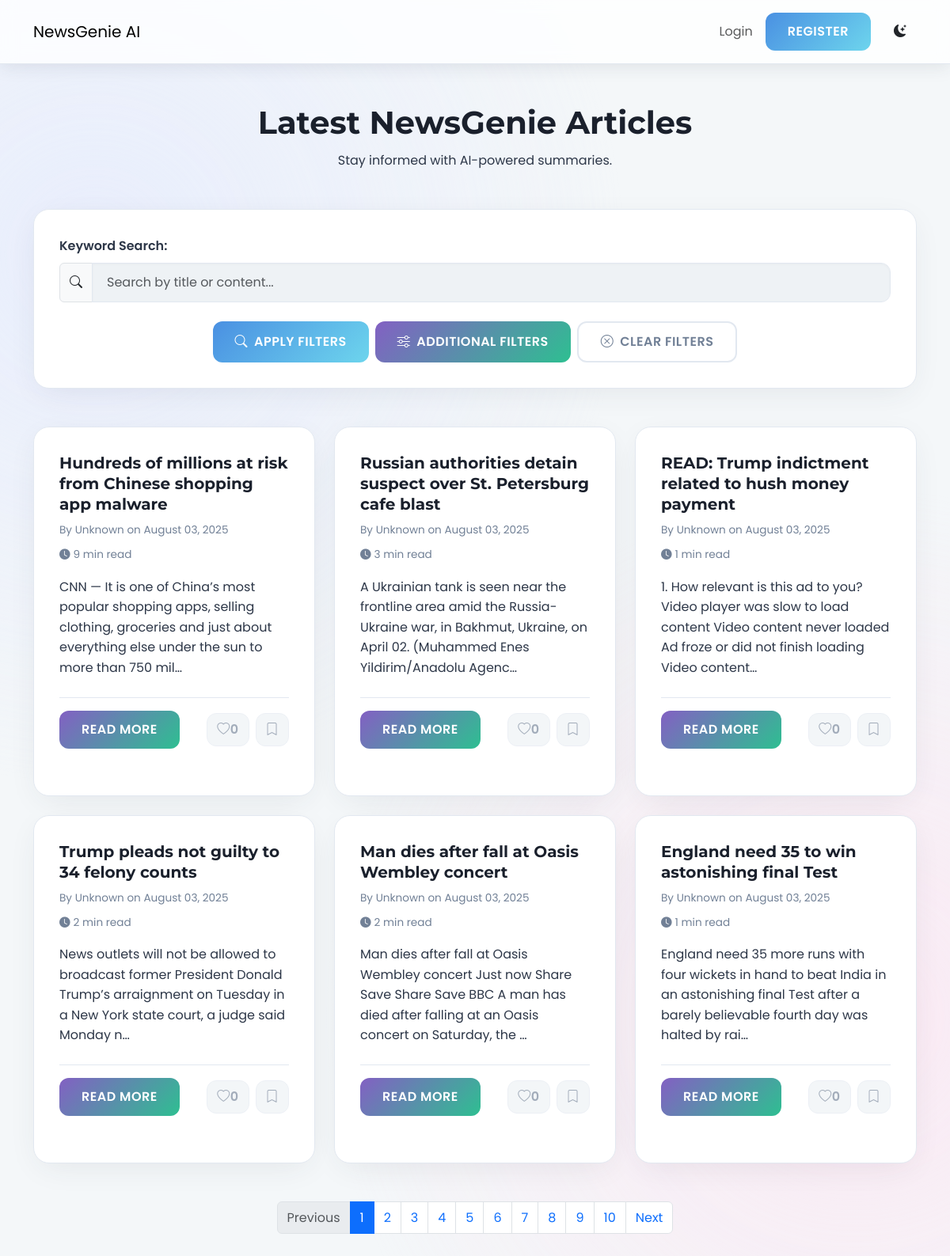
The page /articles/ on the database as committed earlier.
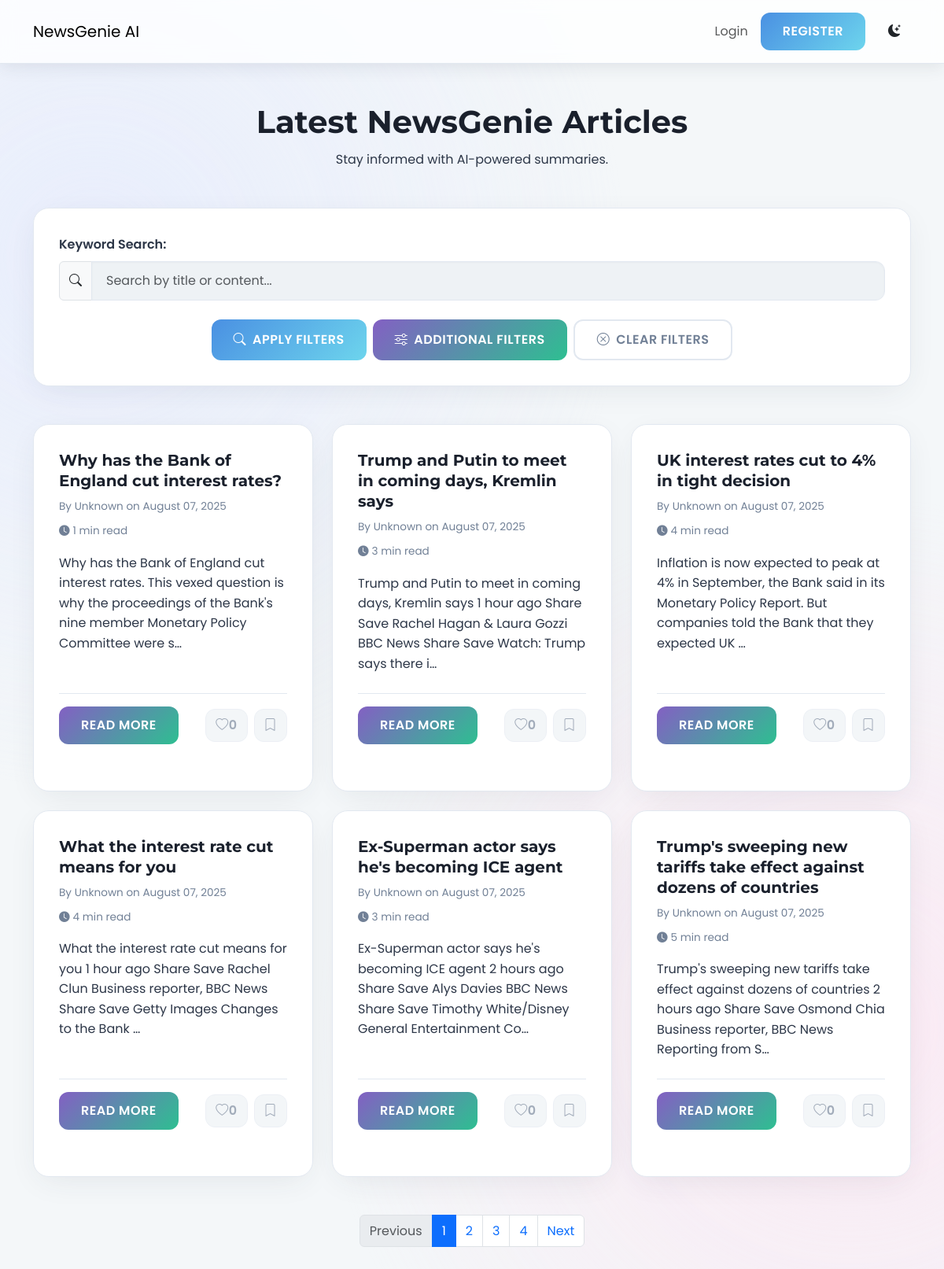
The same page on the database as committed later.
### news/models.py (models this page shows, shortened)
class Article(models.Model):
    title = models.CharField(max_length=255)
    author = models.CharField(max_length=100, default="Unknown")
    content = models.TextField()
    url = models.URLField(unique=True)
    source = models.CharField(max_length=100)
    published_at = models.DateTimeField()
    summary = models.TextField(blank=True, null=True)
    category = models.ManyToManyField(Category, related_name='articles')
    approved = models.BooleanField(default=False)
    audio_file = models.FileField(upload_to='news_audio/', blank=True, null=True)
    reading_time = models.PositiveIntegerField(default=0, help_text="Estimated reading time in minutes")
    is_spotlighted = models.BooleanField(default=False, help_text="Check this to feature this article on the articles page.")
    @property
    def total_likes(self):
        return self.likes.count()
    def approved_status(self):
        return self.approved
    approved_status.boolean = True
    approved_status.short_description = "Approved"

### news/views.py (the view)
# urls.py: path('articles/', views.article_list, name="article_list"), # MODIFIED: Articles page moved to /articles/
@cache_page(60 * 15)
def article_list(request):
    category_filter = request.GET.get("category", "All")
    query = request.GET.get("q", "")
    start_date_str = request.GET.get("start_date")
    end_date_str = request.GET.get("end_date")
    min_likes_str = request.GET.get("min_likes")
    min_comments_str = request.GET.get("min_comments")
    sort_by = request.GET.get("sort_by", "-published_at")
    articles = Article.objects.filter(approved=True)
    if category_filter and category_filter != "All":
        articles = articles.filter(category__name__iexact=category_filter)
    if query:
        articles = articles.filter(Q(title__icontains=query) | Q(content__icontains=query))
    if start_date_str:
        try:
            start_date = datetime.strptime(start_date_str, '%Y-%m-%d').date()
            articles = articles.filter(published_at__date__gte=start_date)
        except ValueError:
            pass
    if end_date_str:
        try:
            end_date = datetime.strptime(end_date_str, '%Y-%m-%d').date()
            articles = articles.filter(published_at__date__lte=end_date)
        except ValueError:
            pass
    if min_likes_str or min_comments_str or sort_by in ["most_popular_likes", "most_popular_comments"]:
        articles = articles.annotate(
            like_count=Count('likes', distinct=True),
            comment_count=Count('comments', distinct=True)
        )
    if min_likes_str:
        try:
            min_likes = int(min_likes_str)
            articles = articles.filter(like_count__gte=min_likes)
        except (ValueError, TypeError):
            pass
    if min_comments_str:
        try:
            min_comments = int(min_comments_str)
            articles = articles.filter(comment_count__gte=min_comments)
        except (ValueError, TypeError):
            pass
    if sort_by == "most_popular_likes":
        articles = articles.order_by('-like_count', '-published_at')
    elif sort_by == "most_popular_comments":
        articles = articles.order_by('-comment_count', '-published_at')
    else:
        articles = articles.order_by(sort_by)
    paginator = Paginator(articles, 6)
    page_number = request.GET.get("page")
    page_obj = paginator.get_page(page_number)
    if request.user.is_authenticated:
        page_article_ids = [article.id for article in page_obj]
        liked_articles_ids = set(ArticleLike.objects.filter(user=request.user, article__id__in=page_article_ids).values_list('article__id', flat=True))
        bookmarked_articles_ids = set(Bookmark.objects.filter(user=request.user, article__id__in=page_article_ids).values_list('article__id', flat=True))
        for article in page_obj:
            article.is_liked_by_user = article.id in liked_articles_ids
            article.is_bookmarked_by_user = article.id in bookmarked_articles_ids
    else:
        for article in page_obj:
            article.is_liked_by_user = False
            article.is_bookmarked_by_user = False
    categories = Category.objects.all()
    context = {
        "articles": page_obj,
        "categories": categories,
        "current_category": category_filter,
        "search_query": query,
        "start_date": start_date_str,
        "end_date": end_date_str,
        "min_likes": min_likes_str,
        "min_comments": min_comments_str,
        "sort_by": sort_by,
        "is_paginated": page_obj.has_other_pages(),
        "page_obj": page_obj,
    }
    return render(request, "news/article_list.html", context)

### news/templatetags/custom_filters.py (called while the page is built)
@register.simple_tag(takes_context=True)
def url_replace(context, **kwargs):
    d = context['request'].GET.copy()
    for k, v in kwargs.items():
        d[k] = v
    for k in [key for key, value in d.items() if not value]:
        del d[k]
    return d.urlencode() # Use urlencode directly from QueryDict

### news/templates/news/article_list.html (shortened to what this page needs)
{% extends 'news/base.html' %}
{% load static %}
{% load custom_filters %}
{% block content %}
<div class="page-header-section text-center mb-5">
    <h1 class="page-title-heading">Latest NewsGenie Articles</h1>
    <p class="page-subtitle-text">Stay informed with AI-powered summaries.</p>
</div>
<div class="advanced-filter-sort-container app-card mb-5">
    <form method="GET" action="{% url 'news:article_list' %}" class="filter-sort-form">
        <div class="row g-3">
            <div class="col-12">
                <label for="searchInput" class="form-label-custom">Keyword Search:</label>
                <div class="input-group">
                    <span class="input-group-text"><i class="bi bi-search"></i></span>
                    <input type="text" name="q" id="searchInput" class="form-control app-input-field" placeholder="Search by title or content..." value="{{ search_query }}">
                </div>
            </div>
        </div>
        <div class="text-center mt-4 d-flex flex-wrap justify-content-center gap-2">
            <button type="submit" class="btn app-btn primary-btn"><i class="bi bi-search me-2"></i> Apply Filters</button>
            <button class="btn app-btn secondary-btn" type="button" data-bs-toggle="collapse" data-bs-target="#additionalFilters" aria-expanded="false" aria-controls="additionalFilters">
                <i class="bi bi-sliders me-2"></i> Additional Filters
            </button>
            <a href="{% url 'news:article_list' %}" class="btn app-btn outline-btn"><i class="bi bi-x-circle me-2"></i> Clear Filters</a>
        </div>
    </form>
</div>
<div class="row row-cols-1 row-cols-md-2 row-cols-lg-3 g-4 article-grid">
    {% for article in articles %}
    <div class="col">
        <div class="app-card article-card h-100">
            <div class="card-body d-flex flex-column">
                <h5 class="card-title-article">{{ article.title }}</h5>
                <div class="card-meta-info">
                    <span>By {{ article.author }} on {{ article.published_at|date:"F d, Y" }}</span>
                    <span class="reading-time"><i class="bi bi-clock-fill"></i> {{ article.reading_time }} min read</span>
                </div>
                <p class="card-text-summary">{{ article.summary|default:article.content|truncatechars:150 }}</p>
                <div class="article-actions">
                    <a href="{% url 'news:detail' article.pk %}" class="btn app-btn read-more-btn">Read More</a>
                    <div class="d-flex gap-2 button-group-actions">
                        <button class="btn app-btn icon-btn like-btn {% if article.is_liked_by_user %}liked{% endif %}" data-article-id="{{ article.pk }}" {% if not user.is_authenticated %}disabled title="Login to like" {% endif %}>
                            <i class="bi {% if article.is_liked_by_user %}bi-heart-fill{% else %}bi-heart{% endif %}"></i>
                            <span class="like-count">{{ article.total_likes }}</span>
                        </button>
                        <button class="btn app-btn icon-btn bookmark-btn {% if article.is_bookmarked_by_user %}bookmarked{% endif %}" data-article-id="{{ article.pk }}" {% if not user.is_authenticated %}disabled title="Login to bookmark" {% endif %}>
                            <i class="bi {% if article.is_bookmarked_by_user %}bi-bookmark-fill{% else %}bi-bookmark{% endif %}"></i>
                        </button>
                    </div>
                </div>
            </div>
            <div class="card-footer article-card-footer">
                {% for category in article.category.all %}
                    <span class="badge category-pill-small me-1">{{ category.name }}</span>
                {% endfor %}
            </div>
        </div>
    </div>
    {% empty %}
    <div class="col-12 text-center py-5">
        <p class="lead">No articles found matching your criteria.</p>
    </div>
    {% endfor %}
</div>
{% if articles.has_other_pages %}
<nav aria-label="Page navigation" class="mt-5">
    <ul class="pagination justify-content-center app-pagination">
        {% if articles.has_previous %}
            <li class="page-item">
                <a class="page-link" href="?{% url_replace page=articles.previous_page_number %}">Previous</a>
            </li>
        {% else %}
            <li class="page-item disabled"><span class="page-link">Previous</span></li>
        {% endif %}
        {% for i in articles.paginator.page_range %}
            {% if articles.number == i %}
                <li class="page-item active"><span class="page-link">{{ i }}</span></li>
            {% else %}
                <li class="page-item">
                    <a class="page-link" href="?{% url_replace page=i %}">{{ i }}</a>
                </li>
            {% endif %}
        {% endfor %}
        {% if articles.has_next %}
            <li class="page-item">
                <a class="page-link" href="?{% url_replace page=articles.next_page_number %}">Next</a>
            </li>
        {% else %}
            <li class="page-item disabled"><span class="page-link">Next</span></li>
        {% endif %}
    </ul>
</nav>
{% endif %}
{% endblock %}

### templates/news/base.html (shortened to what this page needs)
{% load static %}
<!DOCTYPE html>
<html lang="en">
<head>
    <link href="https://cdn.jsdelivr.net/npm/bootstrap@5.3.0/dist/css/bootstrap.min.css" rel="stylesheet">
    <link rel="stylesheet" href="https://cdn.jsdelivr.net/npm/bootstrap-icons@1.10.5/font/bootstrap-icons.css">
    <link rel="stylesheet" href="{% static 'css/newsgenie.css' %}">
</head>
<body class="{{ request.COOKIES.theme|default:'light' }}-mode">
    <header class="app-navbar navbar navbar-expand-lg sticky-top">
    <div class="container">
        <a class="navbar-brand navbar-brand-custom" href="{% url 'news:homepage' %}">NewsGenie AI</a>
        <div class="collapse navbar-collapse" id="navbarNav">
            <ul class="navbar-nav ms-auto align-items-center">
                {% if user.is_authenticated %}
                    <li class="nav-item">
                        <a class="nav-link nav-link-custom" href="{% url 'news:article_list' %}">Articles</a>
                    </li>
                    <li class="nav-item dropdown">
                        <a class="nav-link nav-link-custom dropdown-toggle" href="#" id="navbarDropdown" role="button" data-bs-toggle="dropdown" aria-expanded="false">
                            <i class="bi bi-person-circle me-1"></i>
                            {{ user.username }}
                            <span class="streak-indicator ms-2">
                                <i class="bi bi-fire"></i> {{ user.profile.streak_count }}
                            </span>
                        </a>
                        <ul class="dropdown-menu dropdown-menu-end app-dropdown-menu" aria-labelledby="navbarDropdown">
                            <li><a class="dropdown-item dropdown-item-custom" href="{% url 'users:profile' user.username %}"><i class="bi bi-person-fill"></i> My Profile</a></li>
                            <li><a class="dropdown-item dropdown-item-custom" href="{% url 'news:preferences' %}"><i class="bi bi-sliders"></i> Preferences</a></li>
                            <li><a class="dropdown-item dropdown-item-custom" href="{% url 'news:recommendations' %}"><i class="bi bi-magic"></i> Recommendations</a></li>
                            <li><a class="dropdown-item dropdown-item-custom" href="{% url 'news:history' %}"><i class="bi bi-clock-history"></i> Reading History</a></li>
                            <li><a class="dropdown-item dropdown-item-custom" href="{% url 'news:bookmarks' %}"><i class="bi bi-bookmark-heart-fill"></i> My Bookmarks</a></li>
                            <li><hr class="dropdown-divider"></li>
                            <li><a class="dropdown-item dropdown-item-custom" href="{% url 'users:logout' %}"><i class="bi bi-box-arrow-right"></i> Logout</a></li>
                        </ul>
                    </li>
                {% else %}
                    <li class="nav-item">
                        <a class="nav-link nav-link-custom" href="{% url 'users:login' %}">Login</a>
                    </li>
                    <li class="nav-item">
                        <a class="btn app-btn primary-btn ms-2" href="{% url 'users:register' %}">Register</a>
                    </li>
                {% endif %}
                <li class="nav-item ms-3">
                    <button id="theme-toggle" class="btn theme-toggle-btn">
                        <i class="bi bi-moon-stars-fill"></i>
                    </button>
                </li>
            </ul>
        </div>
    </div>
</header>
    <main class="container my-5 app-content-wrapper">
        {% block content %}{% endblock %}
    </main>
</body>
</html>

Rows that differ between the two databases and show on the page:
removed Article: title "Hundreds of millions at risk from Chinese shopping app malware", author "Unknown", published_at "August 03, 2025", reading_time "9", summary "CNN — It is one of China’s most popular shopping apps, selling clothing, groceries and just about everything else under the sun to more than 750 mil…", total_likes "0"
removed Article: title "Russian authorities detain suspect over St. Petersburg cafe blast", author "Unknown", published_at "August 03, 2025", reading_time "3", summary "A Ukrainian tank is seen near the frontline area amid the Russia-Ukraine war, in Bakhmut, Ukraine, on April 02. (Muhammed Enes Yildirim/Anadolu Agenc…", total_likes "0"
removed Article: title "READ: Trump indictment related to hush money payment", author "Unknown", published_at "August 03, 2025", reading_time "1", summary "1. How relevant is this ad to you? Video player was slow to load content Video content never loaded Ad froze or did not finish loading Video content…", total_likes "0"
removed Article: title "Trump pleads not guilty to 34 felony counts", author "Unknown", published_at "August 03, 2025", reading_time "2", summary "News outlets will not be allowed to broadcast former President Donald Trump’s arraignment on Tuesday in a New York state court, a judge said Monday n…", total_likes "0"
removed Article: title "Man dies after fall at Oasis Wembley concert", author "Unknown", published_at "August 03, 2025", reading_time "2", summary "Man dies after fall at Oasis Wembley concert Just now Share Save Share Save BBC A man has died after falling at an Oasis concert on Saturday, the …", total_likes "0"
removed Article: title "England need 35 to win astonishing final Test", author "Unknown", published_at "August 03, 2025", reading_time "1", summary "England need 35 more runs with four wickets in hand to beat India in an astonishing final Test after a barely believable fourth day was halted by rai…", total_likes "0"
added Article: title "Why has the Bank of England cut interest rates?", author "Unknown", published_at "August 07, 2025", reading_time "1", summary "Why has the Bank of England cut interest rates. This vexed question is why the proceedings of the Bank's nine member Monetary Policy Committee were s…", total_likes "0"
added Article: title "Trump and Putin to meet in coming days, Kremlin says", author "Unknown", published_at "August 07, 2025", reading_time "3", summary "Trump and Putin to meet in coming days, Kremlin says 1 hour ago Share Save Rachel Hagan & Laura Gozzi BBC News Share Save Watch: Trump says there i…", total_likes "0"
added Article: title "UK interest rates cut to 4% in tight decision", author "Unknown", published_at "August 07, 2025", reading_time "4", summary "Inflation is now expected to peak at 4% in September, the Bank said in its Monetary Policy Report. But companies told the Bank that they expected UK …", total_likes "0"
added Article: title "What the interest rate cut means for you", author "Unknown", published_at "August 07, 2025", reading_time "4", summary "What the interest rate cut means for you 1 hour ago Share Save Rachel Clun Business reporter, BBC News Share Save Getty Images Changes to the Bank …", total_likes "0"
added Article: title "Ex-Superman actor says he's becoming ICE agent", author "Unknown", published_at "August 07, 2025", reading_time "3", summary "Ex-Superman actor says he's becoming ICE agent 2 hours ago Share Save Alys Davies BBC News Share Save Timothy White/Disney General Entertainment Co…", total_likes "0"
added Article: title "Trump's sweeping new tariffs take effect against dozens of countries", author "Unknown", published_at "August 07, 2025", reading_time "5", summary "Trump's sweeping new tariffs take effect against dozens of countries 2 hours ago Share Save Osmond Chia Business reporter, BBC News Reporting from S…", total_likes "0"
Other text that changed with them:
list line gone: "5"
list line gone: "6"
list line gone: "7"
list line gone: "8"
list line gone: "9"
list line gone: "10"
